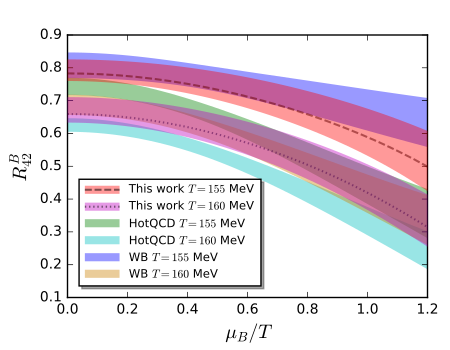

Generate this figure with Python:
#!/usr/bin/env python
# -*- coding: utf-8 -*-
# sphinx_gallery_thumbnail_number = 3

import matplotlib.pyplot as plt
import numpy as np
from matplotlib.ticker import NullFormatter  # useful for `logit` scale
import matplotlib.ticker as ticker
import matplotlib as mpl
from scipy.interpolate import spline


mpl.style.use('classic')

# Data for plotting
R42193=np.loadtxt('./r42193.dat')
R42194=np.loadtxt('./r42194.dat')
R42199=np.loadtxt('./r42199.dat')
R42189=np.loadtxt('./r42189.dat')
R42188=np.loadtxt('./r42188.dat')
R42198=np.loadtxt('./r42198.dat')
R42197=np.loadtxt('./r42197.dat')
R42196=np.loadtxt('./r42196.dat')
R42195=np.loadtxt('./r42195.dat')
R42200=np.loadtxt('./r42200.dat')
R42201=np.loadtxt('./r42201.dat')
R42207=np.loadtxt('./r42207.dat')
mubfrg=np.loadtxt('./mub.dat')
cmu=1./1.110
cmu1=1./(1.110+0.066)
cmu2=1./(1.110-0.066)
ct=1./1.247
ct1=1./1.235
ct2=1./1.259
WBup=np.loadtxt('./r42r62mubtlat/WB/r42lat150up.dat')
WBdown=np.loadtxt('./r42r62mubtlat/WB/r42lat150down.dat')
WBmub=np.loadtxt('./r42r62mubtlat/WB/latmubt.dat')

WBc2=np.loadtxt('./r42r62mubtlat/data1/WB_chi2.dat')
WBc4=np.loadtxt('./r42r62mubtlat/data1/WB_chi4.dat')
WBc6=np.loadtxt('./r42r62mubtlat/data1/WB_chi6.dat')
WBerrc2=np.zeros((18))
WBerrc4=np.loadtxt('./r42r62mubtlat/data1/WB_chi4erro.dat')
WBerrc6=np.loadtxt('./r42r62mubtlat/data1/WB_chi6erro.dat')
WBT=[135.,140.,145.,150.,155.,160.,165.,170.,175.,180.,185.,190.,195.,200.,205.,210.,215.,220.]
WBR42=np.zeros((101,18))
WBerrR42=np.zeros((101,18))
WBerrR422=np.zeros((101,18))

chi=np.loadtxt('./chiBre.dat')
T=chi[:,0]
c2=chi[:,1]
c4=chi[:,3]
c6=chi[:,5]
c8=chi[:,7]
errc2=chi[:,2]
errc4=chi[:,4]
errc6=chi[:,6]
errc8=chi[:,8]
chi1=np.zeros((101,101))
chi2=np.zeros((101,101))
chi3=np.zeros((101,101))
chi4=np.zeros((101,101))
chi5=np.zeros((101,101))
chi6=np.zeros((101,101))
chi7=np.zeros((101,101))
chi8=np.zeros((101,101))
R12=np.zeros((101,101))
R42=np.zeros((101,101))
R62=np.zeros((101,101))
R82=np.zeros((101,101))
mub=np.zeros(101)
A1b1=np.zeros((101,101))
A1b3=np.zeros((101,101))
A1b5=np.zeros((101,101))
A1b7=np.zeros((101,101))
A2=np.zeros((101,101))
A3=np.zeros((101,101))
A4=np.zeros((101,101))
A5=np.zeros((101,101))
A6=np.zeros((101,101))
A7=np.zeros((101,101))
A8=np.zeros((101,101))
errR12=np.zeros((101,101))
errR42=np.zeros((101,101))
errR422=np.zeros((101,101))
errR62=np.zeros((101,101))
errR82=np.zeros((101,101))
for num1 in range(0,101):
    for num2 in range(0,101):
    	mub[num1]=4.*num1
    	b0=1.
    	b1=(4.*num1/T[num2])
    	b2=1./2. *(4.*num1/T[num2])**2.
    	b3=1./(3.*2.*1.) *(4.*num1/T[num2])**3.
    	b4=1./(4.*3.*2.*1.) *(4.*num1/T[num2])**4.
    	b5=1./(5.*4.*3.*2.*1.) *(4.*num1/T[num2])**5.
    	b6=1./(6.*5.*4.*3.*2.*1.) *(4.*num1/T[num2])**6.
    	b7=1./(7.*6.*5.*4.*3.*2.*1.) *(4.*num1/T[num2])**7.
    	b8=1./(8.*7.*6.*5.*4.*3.*2.*1.) *(4.*num1/T[num2])**8.
        chi1[num1,num2]=c2[num2]*4.*num1/T[num2]+1./(3.*2.*1.) *c4[num2]* (4.*num1/T[num2])**3. +1./(5.*4.*3.*2.*1.) *c6[num2]* (4.*num1/T[num2])**5.+1./(7.*6.*5.*4.*3.*2.*1.) *c8[num2]* (4.*num1/T[num2])**7.
        chi2[num1,num2]=c2[num2]+1./(2.*1.) *c4[num2]* (4.*num1/T[num2])**2. #+1./(4.*3.*2.*1.) *c6[num2]* (4.*num1/T[num2])**4.+1./(6.*5.*4.*3.*2.*1.) *c8[num2]* (4.*num1/T[num2])**6.
        chi3[num1,num2]=c4[num2]* (4.*num1/T[num2]) +1./(3.*2.*1.) *c6[num2]* (4.*num1/T[num2])**3.+1./(5.*4.*3.*2.*1.) *c8[num2]* (4.*num1/T[num2])**5.
        chi4[num1,num2]=c4[num2] +1./(2.*1.) *c6[num2]* (4.*num1/T[num2])**2.#+1./(4.*3.*2.*1.) *c8[num2]* (4.*num1/T[num2])**4.
        chi5[num1,num2]=c6[num2]* (4.*num1/T[num2])+1./(3.*2.*1.) *c8[num2]* (4.*num1/T[num2])**3.
        chi6[num1,num2]=c6[num2]+1./(2.*1.) *c8[num2]* (4.*num1/T[num2])**2.
        chi7[num1,num2]=c8[num2]* (4.*num1/T[num2])
        chi8[num1,num2]=c8[num2]
        R12[num1,num2]=chi1[num1,num2]/chi2[num1,num2]
        R42[num1,num2]=chi4[num1,num2]/chi2[num1,num2]
        R62[num1,num2]=chi6[num1,num2]/chi2[num1,num2]
        R82[num1,num2]=chi8[num1,num2]/chi2[num1,num2]
        #A1[num1,num2]=1./(c2[num2]*4.*num1/T[num2]+1./(3.*2.*1.) *c4[num2]* (4.*num1/T[num2])**3. +1./(5.*4.*3.*2.*1.) *c6[num2]* (4.*num1/T[num2])**5.+1./(7.*6.*5.*4.*3.*2.*1.) *c8[num2]* (4.*num1/T[num2])**7.)
        A2[num1,num2]=1./(c2[num2]+1./(2.*1.) *c4[num2]* (4.*num1/T[num2])**2. +1./(4.*3.*2.*1.) *c6[num2]* (4.*num1/T[num2])**4.+1./(6.*5.*4.*3.*2.*1.) *c8[num2]* (4.*num1/T[num2])**6.)
        #A3[num1,num2]=1./(c4[num2]* (4.*num1/T[num2]) +1./(3.*2.*1.) *c6[num2]* (4.*num1/T[num2])**3.+1./(5.*4.*3.*2.*1.) *c8[num2]* (4.*num1/T[num2])**5.)
        A4[num1,num2]=1./(c4[num2] +1./(2.*1.) *c6[num2]* (4.*num1/T[num2])**2.+1./(4.*3.*2.*1.) *c8[num2]* (4.*num1/T[num2])**4.)
        #A5[num1,num2]=1./(c6[num2]* (4.*num1/T[num2])+1./(3.*2.*1.) *c8[num2]* (4.*num1/T[num2])**3.)
        A6[num1,num2]=1./(c6[num2]+1./(2.*1.) *c8[num2]* (4.*num1/T[num2])**2.)
        #A7[num1,num2]=1./(c8[num2]* (4.*num1/T[num2]))
        A8[num1,num2]=1./(c8[num2])
        A1b1[num1,num2]=1./(c2[num2]+1./(3.*2.*1.)*(4.*num1/T[num2])**2*c4[num2]+1./(5.*4.*3.*2.*1.)*(4*num1/T[num2])**4*c6[num2]+1./(7.*6.*5.*4.*3.*2.*1.)*(4*num1/T[num2])**6*c8[num2])
        A1b3[num1,num2]=(1./(3.*2.*1.)*(4.*num1/T[num2])**2)/(c2[num2]+1./(3.*2.*1.) *c4[num2]* (4.*num1/T[num2])**2. +1./(5.*4.*3.*2.*1.) *c6[num2]* (4.*num1/T[num2])**4.+1./(7.*6.*5.*4.*3.*2.*1.) *c8[num2]* (4.*num1/T[num2])**6.)
        A1b5[num1,num2]=(1./(5.*4.*3.*2.*1.)*(4.*num1/T[num2])**4)/(c2[num2]+1./(3.*2.*1.) *c4[num2]* (4.*num1/T[num2])**2. +1./(5.*4.*3.*2.*1.) *c6[num2]* (4.*num1/T[num2])**4.+1./(7.*6.*5.*4.*3.*2.*1.) *c8[num2]* (4.*num1/T[num2])**6.)
        A1b7[num1,num2]=(1./(7.*6.*5.*4.*3.*2.*1.)*(4.*num1/T[num2])**6)/(c2[num2]+1./(3.*2.*1.) *c4[num2]* (4.*num1/T[num2])**2. +1./(5.*4.*3.*2.*1.) *c6[num2]* (4.*num1/T[num2])**4.+1./(7.*6.*5.*4.*3.*2.*1.) *c8[num2]* (4.*num1/T[num2])**6.)
        #errR42[num1,num2]=(abs(A2[num1,num2])*errc2[num2]+abs(A4[num1,num2]-A2[num1,num2]*b2)*errc4[num2]+abs(A4[num1,num2]*b2-A2[num1,num2]*b4)*errc6[num2]+abs(A4[num1,num2]*b4-A2[num1,num2]*b6)*errc8[num2])*R42[num1,num2]
        #errR422[num1,num2]=abs(chi4[num1,num2]/(chi2[num1,num2]**2))*errc2[num2]+abs(1./chi2[num1,num2]-chi4[num1,num2]/(chi2[num1,num2])**2*1./(2.*1.)*(4.*num1/T[num2])**2)*errc4[num2]+abs(1./chi2[num1,num2]*1./(2.*1.)*(4.*num1/T[num2])**2-chi4[num1,num2]/(chi2[num1,num2])**2*1./(4.*3.*2.*1.)*(4.*num1/T[num2])**4)*errc6[num2]+abs(1./chi2[num1,num2]*1./(4.*3.*2.*1.)*(4.*num1/T[num2])**4-chi4[num1,num2]/(chi2[num1,num2])**2*1./(6.*5.*4.*3.*2.*1.)*(4.*num1/T[num2])**6)*errc8[num2]
        errR42[num1,num2]=abs(chi4[num1,num2]/(chi2[num1,num2]**2))*errc2[num2]+abs(1./chi2[num1,num2]-chi4[num1,num2]/(chi2[num1,num2])**2*1./(2.*1.)*(4.*num1/T[num2])**2)*errc4[num2]+abs(1./chi2[num1,num2]*1./(2.*1.)*(4.*num1/T[num2])**2)*errc6[num2]
        errR422[num1,num2]=((((chi4[num1,num2]+1./(1.*2.)*(4.*num1/T[num2])**2*chi6[num1,num2])/(chi2[num1,num2]+1./(1.*2.)*(4.*num1/T[num2])**2*chi4[num1,num2])**2)*errc2[num2])**2 \
                           +  ((1./(chi2[num1,num2]+1./(1.*2.)*(4.*num1/T[num2])**2*chi4[num1,num2])-(chi4[num1,num2]+1./(1.*2.)*(4.*num1/T[num2])**2*chi6[num1,num2])*1./(1.*2.)*(4.*num1/T[num2])**2/(chi2[num1,num2]+1./(1.*2.)*(4.*num1/T[num2])**2*chi4[num1,num2])**2)*errc4[num2])**2 \
                           +  (((1./(1.*2.)*(4.*num1/T[num2])**2)/(chi2[num1,num2]+1./(1.*2.)*(4.*num1/T[num2])**2*chi4[num1,num2]))*errc6[num2])**2)**0.5

for num1 in range(0,101):
    for num2 in range(0,18):
        chi2[num1,num2]=WBc2[num2]+1./(2.*1.) *WBc4[num2]* (4.*num1/WBT[num2])**2. #+1./(4.*3.*2.*1.) *c6[num2]* (4.*num1/T[num2])**4.+1./(6.*5.*4.*3.*2.*1.) *c8[num2]* (4.*num1/T[num2])**6.
        chi4[num1,num2]=WBc4[num2] +1./(2.*1.) *WBc6[num2]* (4.*num1/WBT[num2])**2.#+1./(4.*3.*2.*1.) *c8[num2]* (4.*num1/T[num2])**4.        chi7[num1,num2]=c8[num2]* (4.*num1/T[num2])
        WBR42[num1,num2]=chi4[num1,num2]/chi2[num1,num2]
        WBerrR42[num1,num2]=abs(chi4[num1,num2]/(chi2[num1,num2]**2))*WBerrc2[num2]+abs(1./chi2[num1,num2]-chi4[num1,num2]/(chi2[num1,num2])**2*1./(2.*1.)*(4.*num1/WBT[num2])**2)*WBerrc4[num2]+abs(1./chi2[num1,num2]*1./(2.*1.)*(4.*num1/WBT[num2])**2)*WBerrc6[num2]
        WBerrR422[num1,num2]=((((chi4[num1,num2]+1./(1.*2.)*(4.*num1/WBT[num2])**2*chi6[num1,num2])/(chi2[num1,num2]+1./(1.*2.)*(4.*num1/WBT[num2])**2*chi4[num1,num2])**2)*WBerrc2[num2])**2 \
                           +  ((1./(chi2[num1,num2]+1./(1.*2.)*(4.*num1/WBT[num2])**2*chi4[num1,num2])-(chi4[num1,num2]+1./(1.*2.)*(4.*num1/WBT[num2])**2*chi6[num1,num2])*1./(1.*2.)*(4.*num1/WBT[num2])**2/(chi2[num1,num2]+1./(1.*2.)*(4.*num1/WBT[num2])**2*chi4[num1,num2])**2)*WBerrc4[num2])**2 \
                           +  (((1./(1.*2.)*(4.*num1/WBT[num2])**2)/(chi2[num1,num2]+1./(1.*2.)*(4.*num1/WBT[num2])**2*chi4[num1,num2]))*WBerrc6[num2])**2)**0.5




# Create figure
fig=plt.figure(figsize=(4.5, 3.5))
#fig=plt.figure()
ax1=fig.add_subplot(111)
x1=mubfrg*cmu2/(198.0*ct1)
x2=mubfrg*cmu1/(201.0*ct2)

#ax1.plot(mubfrg*cmu1/(198.0*ct1),R42198,'--',color='b',linewidth=1,alpha=0.5)#,label=r'This work T=160 MeV')
#ax1.plot(mubfrg*cmu2/(201.0*ct2),R42201,'-.',color='b',linewidth=1)#,label=r'This work T=160 MeV')
#ax1.plot(mubfrg*cmu1/(201.0*ct2),R42201,'-',color='b',linewidth=1)
#ax1.plot(mubfrg*cmu2/(198.0*ct1),R42198,'-',color='b',linewidth=1)
line_FRG_T160,=ax1.plot(mubfrg*cmu/(200.0*ct),R42200,'--',dashes=(1,2),color='k',linewidth=1.5,alpha=0.5)

xsame=np.linspace(0.,1.2,100)
power1=spline(x1,R42198,xsame)
power2=spline(x2,R42201,xsame)
#ax1.plot(xsame,power1,'--',color='b',linewidth=1,alpha=0.5)#,label=r'This work T=160 MeV')
#ax1.plot(xsame,power2,'--',color='b',linewidth=1,alpha=0.5)#,label=r'This work T=160 MeV')
band_FRG_T160=ax1.fill_between(xsame,power1,power2,alpha=0.4,facecolor='m',edgecolor='',zorder=12,label=r'This work T=160 MeV')


x3=mubfrg*cmu2/(193.0*ct1)
x4=mubfrg*cmu1/(196.0*ct2)
line_FRG_T155,=ax1.plot(mubfrg*cmu/(195.0*ct),R42195,'--',dashes=(5,2),color='k',linewidth=1.5,alpha=0.5)#,label=r'This work T=155 MeV')
#ax1.plot(mubfrg*cmu1/(193.0*ct1),R42193,'-',color='k',linewidth=1,alpha=0.5)#,label=r'This work T=155 MeV')
#ax1.plot(mubfrg*cmu2/(196.0*ct2),R42196,'-',color='k',linewidth=1,alpha=0.5)#,label=r'This work T=155 MeV')
#ax1.plot(mubfrg*cmu1/(196.0*ct2),R42196,'-',color='k',linewidth=1,alpha=0.5)#,label=r'This work T=155 MeV')
#ax1.plot(mubfrg*cmu2/(193.0*ct1),R42193,'-',color='k',linewidth=1,alpha=0.5)#,label=r'This work T=155 MeV')
xsame2=np.linspace(0.,1.2,100)
power3=spline(x3,R42193,xsame2)
power4=spline(x4,R42196,xsame2)
band_FRG_T155=ax1.fill_between(xsame2,power3,power4,alpha=0.4,facecolor='r',edgecolor='',zorder=11,label=r'This work T=155 MeV')

#ax1.plot(mubfrg*cmu2/(194.0*ct2),R42194,'-.',color='k',linewidth=1)#,label=r'This work T=155 MeV')
#ax1.fill_betweenx(R42194,mubfrg*cmu1/(194.0*ct1),mubfrg*cmu2/(194.0*ct2),alpha=0.5,facecolor='k',edgecolor='',label=r'This work T=155 MeV')
#ax1.fill_between(mubfrg*cmu/(195.0*ct),R42193,R42196,alpha=0.5,facecolor='k',edgecolor='',label=r'This work T=155 MeV')


#ax1.fill_between(mubfrg*cmu/(195.0*ct),R42193,mubfrg*cmu/(195.0*ct),R42196,alpha=0.5,facecolor='k',edgecolor='',label=r'This work T=155 MeV')
#ax1.plot(mubfrg*cmu/(194.0*ct),R42194,'-',color='r',linewidth=1,label=r'$T=156\,\mathrm{MeV}$')
#ax1.plot(mubfrg/(194.0),R42194,'--',color='r',linewidth=1,label=r'$T=194\,\mathrm{MeV}$')

r42150up=R42[:,40]+errR422[:,40]
r42150down=R42[:,40]-errR422[:,40]
r42160up=R42[:,60]+errR422[:,60]
r42160down=R42[:,60]-errR422[:,60]

#ax1.fill_between(mub/150.,r42150up,r42150down,alpha=0.25,facecolor='green',edgecolor='',label=r'HotQCD T=150')
band_HotQCD_T160=ax1.fill_between(mub/160.,r42160up,r42160down,alpha=0.4,facecolor='c',edgecolor='',label=r'HotQCD T=160 MeV')
band_HotQCD_T155=ax1.fill_between(mub/155.,R42[:,50]-errR422[:,50],R42[:,50]+errR422[:,50],alpha=0.4,facecolor='green',edgecolor='',label=r'HotQCD T=155 MeV')
band_WB_T160=ax1.fill_between(mub/160.,WBR42[:,5]-WBerrR422[:,5],WBR42[:,5]+WBerrR422[:,5],alpha=0.4,facecolor=(0.8,0.5,0),edgecolor='',label=r'WB T=160 MeV')
band_WB_T155=ax1.fill_between(mub/155.,WBR42[:,4]-WBerrR422[:,4],WBR42[:,4]+WBerrR422[:,4],alpha=0.4,facecolor='b',edgecolor='',label=r'WB T=155 MeV')
#ax1.fill_between(WBmub/150.,WBdown,WBup,alpha=0.25,facecolor='b',edgecolor='',label=r'W-B T=150 MeV')

#ax1.plot(mub/156.,R42[:,52]-errR422[:,52],'-',color='k',linewidth=1,label=r'HotQCD T=156')
#ax1.plot(mub/156.,R42[:,52]+errR422[:,52],'-',color='k',linewidth=1,label=r'HotQCD T=156')
#ax1.plot(mub/165.,R42[:,70]-errR422[:,70],'-',color='k',linewidth=1,label=r'HotQCD T=165')
#ax1.plot(mub/165.,R42[:,70]+errR422[:,70],'-',color='k',linewidth=1,label=r'HotQCD T=165')

#ax1.errorbar(mub/165.,R42[:,70],yerr=errR422[:,70],color='blue',marker='o',linestyle='',linewidth=2,markersize=2,fillstyle='none',alpha=1,label=r'HotQCD')

ax1.axis([0,1.2,0.1,0.9])

ax1.set_xlabel('$\mu_B/T$', fontsize=14, color='black')
ax1.set_ylabel('$R^B_{42}$', fontsize=14, color='black')

#ax1.legend(loc=0,fontsize='x-small',frameon=False,shadow=True,handlelength=3.,borderpad=0.5,borderaxespad=1,numpoints=1)

ax1.legend(((band_FRG_T155,line_FRG_T155),(band_FRG_T160,line_FRG_T160),band_HotQCD_T155,band_HotQCD_T160,band_WB_T155,band_WB_T160),(r'This work $T=155$ MeV',r'This work $T=160$ MeV',r'HotQCD $T=155$ MeV',r'HotQCD $T=160$ MeV',r'WB $T=155$ MeV',r'WB $T=160$ MeV'),loc=0,fontsize='x-small',frameon=True,shadow=True,handlelength=3.,borderpad=0.5,borderaxespad=1,numpoints=1)

for label in ax1.xaxis.get_ticklabels():
    label.set_fontsize(10)
for label in ax1.yaxis.get_ticklabels():
    label.set_fontsize(10)



fig.subplots_adjust(top=0.9, bottom=0.15, left=0.15, right=0.95, hspace=0.35,
                    wspace=0.35)


fig.savefig("R42-muBoT.pdf")
